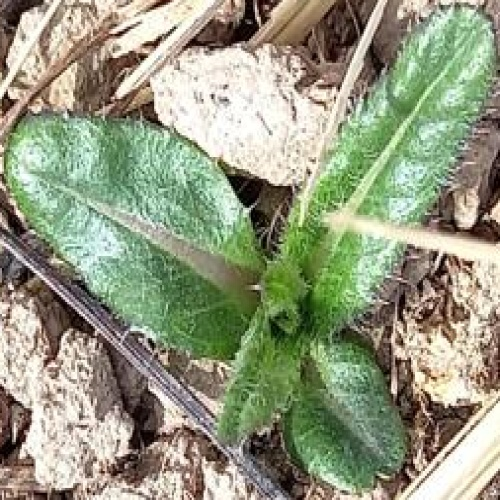
#> input picture Data/AUG2C/Bodyak/10_0_17.jpg, 500 x 500 px
$ python -i AUGMENTATION.py   (imports and definitions only)
#> lines starting #> are read from the running program, lines starting #| are printed output that depends on the picture; after the words box and inside, x2 and y2 are one past the last pixel; in counts of white or black regions, pixels touching at a corner belong together
import cv2
import os
from keras.preprocessing.image import ImageDataGenerator, load_img, img_to_array
import os
from PIL import Image
from PIL import ImageFile
import numpy as np

ImageFile.LOAD_TRUNCATED_IMAGES = True

height = 500
width = 500

def image_preprocessing_2bw(pathToImage):
#> called with pathToImage = 'Data/AUG2C/Bodyak/10_0_17.jpg'
    out_img_dim = (height, width)
    lower_green = np.array([25, 15, 15])
    upper_green = np.array([85, 255, 255])

    image = cv2.imread(pathToImage)
#> image is the input picture: shape (500, 500, 3); mean B, G, R 128.5, 154, 148.6
    hsv_image = cv2.cvtColor(image, cv2.COLOR_BGR2HSV)
#> hsv_image: shape (500, 500, 3); mean H, S, V 35.3, 67.9, 162.4

    mask = cv2.inRange(hsv_image, lower_green, upper_green)
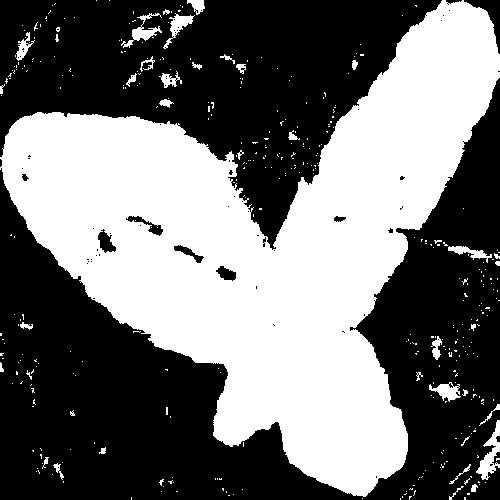
#> mask: shape (500, 500); 44.6% white; 395 white regions (358 under 20 px)
    contours, _ = cv2.findContours(mask, cv2.RETR_EXTERNAL, cv2.CHAIN_APPROX_SIMPLE)
#> contours = 392 contours, 368 with area under 20; largest, box (x1, y1, x2, y2) and area: (0, 0, 500, 497) 106794, (476, 420, 500, 480) 478, (121, 13, 162, 48) 284, (163, 13, 195, 49) 280, (429, 382, 461, 402) 278

    if len(contours) != 0:
        cnt = max(contours, key=cv2.contourArea)
#> cnt = contour of 1254 points, box (x1, y1, x2, y2) (0, 0, 500, 497), area 106794
        brect = cv2.boundingRect(cnt)
#> brect = (0, 0, 500, 497)
        x,y,w,h = brect
#> x = 0; y = 0; w = 500; h = 497
        cropped_image = mask[y:y+h, x:x+w]
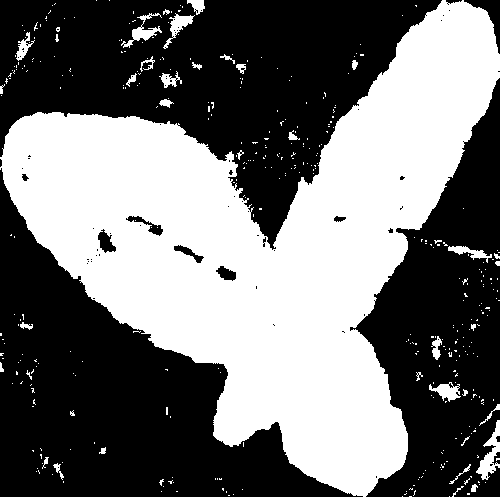
#> cropped_image: shape (497, 500); 44.8% white; 392 white regions (355 under 20 px), largest, box (x1, y1, x2, y2) and area: (0, 0, 500, 497) 106812, (476, 420, 500, 480) 561, (121, 13, 162, 48) 384
        cv2.rectangle(mask, brect, (255,255,255), 1)
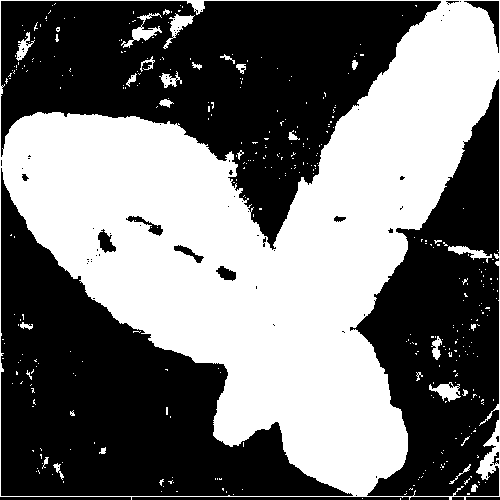
#> mask: shape (500, 500); 45.3% white; 373 white regions (344 under 20 px), largest, box (x1, y1, x2, y2) and area: (0, 0, 500, 500) 109638, (121, 13, 162, 48) 384, (163, 13, 195, 49) 333

    processed_image = cv2.bitwise_not(cropped_image)
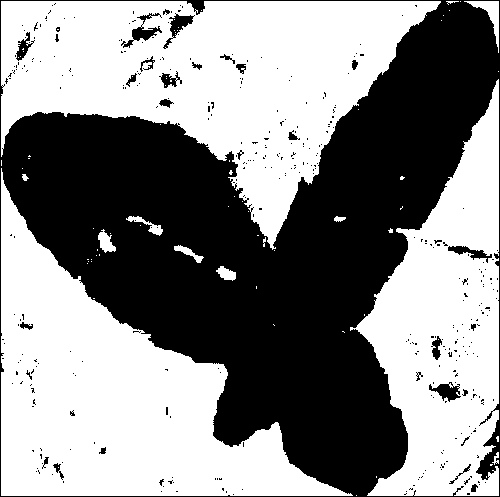
#> processed_image: shape (497, 500); 54.4% white; 371 black regions (342 under 20 px), largest, box (x1, y1, x2, y2) and area: (0, 0, 500, 497) 109615, (121, 13, 162, 48) 384, (163, 13, 195, 49) 333
    output_image = cv2.resize(processed_image, out_img_dim, interpolation = cv2.INTER_AREA)
    return(output_image)

def image_preprocessing_2color(pathToImage):
    out_img_dim = (height, width)
    lower_green = np.array([25, 15, 15])
    upper_green = np.array([85, 255, 255])

    image = cv2.imread(pathToImage)
    hsv_image = cv2.cvtColor(image, cv2.COLOR_BGR2HSV)

    mask = cv2.inRange(hsv_image, lower_green, upper_green)
    contours, _ = cv2.findContours(mask, cv2.RETR_EXTERNAL, cv2.CHAIN_APPROX_SIMPLE)

    if len(contours) != 0:
        cnt = max(contours, key=cv2.contourArea)
        brect = cv2.boundingRect(cnt)
        x,y,w,h = brect
        cropped_image = image[y:y+h, x:x+w]
        cv2.rectangle(mask, brect, (255,255,255), 1)

    output_image = cv2.resize(cropped_image, out_img_dim, interpolation = cv2.INTER_AREA)
    return(output_image)

# [12 lines that did not run here, left out]
# [1 line that did not run here, left out]
# [12 lines not run here, left out]

path = os.listdir("Data/AUG2C")
# [20 lines not run here, left out]

>>> result = image_preprocessing_2bw('Data/AUG2C/Bodyak/10_0_17.jpg')
